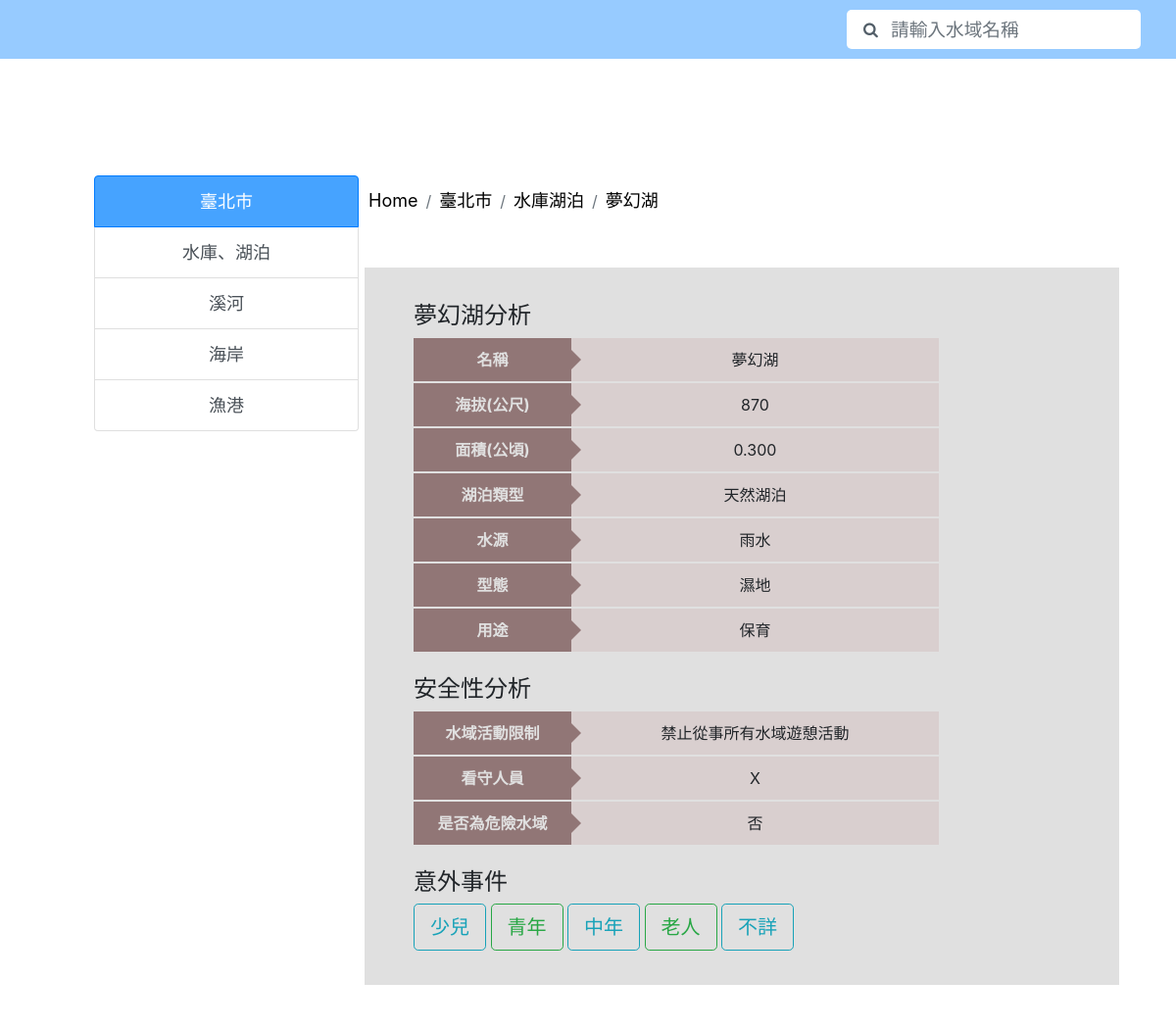
The page /waterweb1.0/location.php?area=臺北市&type=水庫湖泊&location=夢幻湖 on the database its author committed.
### waterweb1.0/pdo.php (called while the page is built, shortened)
<?php
	class mypdo extends PDO{
		function bindQuery($sql, array $bind = []){
			$this->_stmt = $this->prepare($sql);
			$this->_stmt->execute();
			return $this->_stmt->fetchAll(PDO::FETCH_ASSOC);
		}
	}
?>

### waterweb1.0/location.php (the view, shortened to what this page needs)
<?php
    require("pdo.php");
    $pdo = new mypdo();
    $watertype=$_GET["type"];
    if($watertype=="水庫湖泊"){
        $watertype="水庫及湖";
    }
    $area=$_GET["area"];
    $location=$_GET["location"];
    $sql = "SELECT * FROM ((`".$watertype."分析` LEFT JOIN `水域景點` ON ".$watertype."分析.水域ID = 水域景點.水域ID)
    LEFT JOIN `地理區域` ON 水域景點.區域ID = 地理區域.區域ID) WHERE `名稱`='".$location."' AND 地理區域.縣市名稱='".$area."'";
    $rows = $pdo->bindQuery($sql);
    $infoTable = "<h4>".$location."分析</h4><table>";
    $safeTable = "<h4>安全性分析</h4><table>";
    foreach($rows as $row){
        foreach($row as $key => $value){
            if($key!="水域ID" && $key!="區域ID" && $key!="縣市名稱" && $key!="地區")
            {
                if(!$value){
                    $infoTable .= "<tr>";
                    $infoTable .= "<th>".$key."</th>"."<td>No Data</td>";
                    $infoTable .= "</tr>";
                }
                else{
                    $infoTable .= "<tr>";
                    $infoTable .= "<th>".$key."</th>"."<td>".$value."</td>";
                    $infoTable .= "</tr>";
                }
            }
        }
    }
    $infoTable .= "</table>";
    $ssql = "SELECT 安全性.水域ID,安全性.水域活動限制,安全性.看守人員,安全性.是否為危險水域 FROM (((`".$watertype."分析` LEFT JOIN `水域景點` ON ".$watertype."分析.水域ID = 水域景點.水域ID) LEFT JOIN `地理區域` ON 水域景點.區域ID = 地理區域.區域ID) LEFT JOIN `安全性` ON ".$watertype."分析.水域ID =安全性.水域ID) WHERE ".$watertype."分析.名稱='".$location."' AND 地理區域.縣市名稱='".$area."'";
    $srows = $pdo->bindQuery($ssql);
    foreach($srows as $srow){
        foreach($srow as $key => $value){
            if($key!="水域ID")
            {
                $safeTable .= "<tr>";
                $safeTable .= "<th>".$key."</th>"."<td>".$value."</td>";
                $safeTable .= "</tr>";
            }
        }
    }
    $safeTable .= "</table>";
    if($watertype=="水庫及湖"){
        $watertype="水庫湖泊";
    }
?>
<!DOCTYPE html>
<html>
    <head>
        <link rel="stylesheet" href="https://cdn.jsdelivr.net/npm/bootstrap@4.3.1/dist/css/bootstrap.min.css">
        <link rel="stylesheet" href="location.css">
        <link rel="stylesheet" href="search.css">
        <link href="//maxcdn.bootstrapcdn.com/font-awesome/4.1.0/css/font-awesome.min.css" rel="stylesheet">
        <link href="//maxcdn.bootstrapcdn.com/font-awesome/4.1.0/css/font-awesome.min.css" rel="stylesheet">
        <link rel="stylesheet" href="search.css">
    </head>
    <body>
        <nav class="navbar navbar-light" style="background-color: #97CBFF;height: 60px">
            <form class="form-inline" style="position: absolute;right: 3%;">
               <span class="icon"><i class="fa fa-search"></i></span>
               <input class="form-control mr-sm-2"  type="search" placeholder="請輸入水域名稱" aria-label="Search" name="search-text" id="search-text"/>
            </form>
            <div class="search">
            </div>
        </nav>
        <div class="list-group" style="width:270px ;font-size:large;text-align:center;position:absolute;left:8%;top:17%">
            <li class="list-group-item list-group-item-action active" style="background-color: #46A3FF;"><?php echo $area ?></li>
            <a href="type.php?area=<?=$area?>&type=水庫湖泊" class="list-group-item list-group-item-action">水庫、湖泊</a>
            <a href="type.php?area=<?=$area?>&type=溪河" class="list-group-item list-group-item-action">溪河</a>
            <a href="type.php?area=<?=$area?>&type=海岸" class="list-group-item list-group-item-action">海岸</a>
            <a href="type.php?area=<?=$area?>&type=漁港" class="list-group-item list-group-item-action">漁港</a>
        </div>
        <div style="position:absolute;left:30%;top:17%">
            <nav aria-label="breadcrumb">
                <ol class="breadcrumb" style="background-color:white;">
                    <li class="breadcrumb-item"><a href="Home.php" style="color:black;font-size:large">Home</a></li>
                    <li class="breadcrumb-item"><a href="water.php?area=<?=$area?>" style="color:black;font-size:large"><?php echo $area ?></a></li>
                    <li class="breadcrumb-item"><a href="type.php?area=<?=$area?>&type=<?=$watertype?>" style="color:black;font-size:large"><?php echo $watertype?></a></li>
                    <li class="breadcrumb-item"><a href="location.php?area=<?=$area?>&type=<?=$watertype?>&location=<?=$location?>" style="color:black;font-size:large"><?php echo $location?></a></li>
                </ol>
            </nav>
        </div>
        <div style="background-color:#E0E0E0;width:770px;height:auto;position:absolute;top:26%;left:31%;">
            <div style="margin:35px 50px;">
                <?php
                    echo $infoTable
                ?>
                <br />
                <?php
                    echo $safeTable
                ?>
                <br />
                <div>
                    <h4>意外事件</h4>
                    <a href="accident.php?area=<?=$area?>&type=<?=$watertype?>&location=<?=$location?>&age=少兒"><button type="button" class="btn btn-outline-info btn-lg">少兒</button></a>
                    <a href="accident.php?area=<?=$area?>&type=<?=$watertype?>&location=<?=$location?>&age=青年"><button type="button" class="btn btn-outline-success btn-lg">青年</button></a>
                    <a href="accident.php?area=<?=$area?>&type=<?=$watertype?>&location=<?=$location?>&age=中年"><button type="button" class="btn btn-outline-info btn-lg">中年</button></a>
                    <a href="accident.php?area=<?=$area?>&type=<?=$watertype?>&location=<?=$location?>&age=老人"><button type="button" class="btn btn-outline-success btn-lg">老人</button></a>
                    <a href="accident.php?area=<?=$area?>&type=<?=$watertype?>&location=<?=$location?>&age=不詳"><button type="button" class="btn btn-outline-info btn-lg">不詳</button></a>
                </div>
            </div>
            <div style="background-color:#FFFFFF;"><br /><br /></div>
        </div>
    </body>
</html>

### waterweb1.0/location.css (style rules this page uses)
table { width: 80%; border-collapse: collapse; }
table tr { border-bottom: solid 2px #E0E0E0; }
table tr:last-child { border-bottom: none; }
table th { position: relative; width: 30%; background-color: #917676; color: #E0E0E0; text-align: center; padding: 10px 0; }
table th:after { display: block; content: ""; width: 0px; height: 0px; position: absolute; top: calc(50% - 10px); right: -10px; border-left: 10px solid #917676; border-top: 10px solid transparent; border-bottom: 10px solid transparent; }
table td { text-align: left; width: 70%; text-align: center; background-color: #d9cfcf; padding: 10px 10px; }

### waterweb1.0/search.css (style rules this page uses)
.form-inline input#search-text { position: absolute; width: 100%; height: 40px; border: none; font-size: 14pt; float: left; padding-left: 45px; -webkit-border-radius: 5px; -moz-border-radius: 5px; border-radius: 5px; }
.form-inline .icon { position: absolute; margin-left: 17px; z-index: 1; color: #4f5b66fb; }
.form-inline { width: 300px; white-space: nowrap; position: relative; }
.search { z-index:1000000000; width: 300px; height: 100%; position: absolute; top: 50px; right: 3%; border: none; border-radius: 5px; }

### rows shown on the page
水庫及湖分析: key "名稱", 名稱 "夢幻湖", key "海拔(公尺)", value "870", key "面積(公頃)", value "0.300", key "湖泊類型", 湖泊類型 "天然湖泊", key "水源", 水源 "雨水", key "型態", 型態 "濕地", key "用途", 用途 "保育"
安全性: key "水域活動限制", 水域活動限制 "禁止從事所有水域遊憩活動", key "看守人員", 看守人員 "X", key "是否為危險水域", 是否為危險水域 "否"

### other values the page prints
$area "臺北市"
$watertype "水庫湖泊"
$location "夢幻湖"
